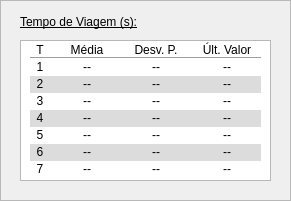
   <widget class="QFrame" name="dataFrame">
    <property name="geometry">
     <rect>
      <x>360</x>
      <y>300</y>
      <width>291</width>
      <height>201</height>
     </rect>
    </property>
    <property name="frameShape">
     <enum>QFrame::StyledPanel</enum>
    </property>
    <property name="frameShadow">
     <enum>QFrame::Raised</enum>
    </property>
    <widget class="QLabel" name="FrameTitle_2">
     <property name="geometry">
      <rect>
       <x>20</x>
       <y>12</y>
       <width>151</width>
       <height>20</height>
      </rect>
     </property>
     <property name="font">
      <font>
       <underline>true</underline>
      </font>
     </property>
     <property name="text">
      <string>Tempo de Viagem (s):</string>
     </property>
    </widget>
    <widget class="QPlainTextEdit" name="plainTextEdit">
     <property name="geometry">
      <rect>
       <x>20</x>
       <y>40</y>
       <width>251</width>
       <height>141</height>
      </rect>
     </property>
    </widget>
    <widget class="QLabel" name="tHeader">
     <property name="geometry">
      <rect>
       <x>30</x>
       <y>40</y>
       <width>20</width>
       <height>20</height>
      </rect>
     </property>
     <property name="font">
      <font>
       <underline>false</underline>
      </font>
     </property>
     <property name="styleSheet">
      <string notr="true">color:black</string>
     </property>
     <property name="text">
      <string>T</string>
     </property>
     <property name="alignment">
      <set>Qt::AlignCenter</set>
     </property>
    </widget>
    <widget class="QLabel" name="mediaHeader">
     <property name="geometry">
      <rect>
       <x>57</x>
       <y>40</y>
       <width>60</width>
       <height>20</height>
      </rect>
     </property>
     <property name="font">
      <font>
       <underline>false</underline>
      </font>
     </property>
     <property name="styleSheet">
      <string notr="true">color:black</string>
     </property>
     <property name="text">
      <string>Média</string>
     </property>
     <property name="alignment">
      <set>Qt::AlignCenter</set>
     </property>
    </widget>
    <widget class="Line" name="line">
     <property name="geometry">
      <rect>
       <x>30</x>
       <y>50</y>
       <width>231</width>
       <height>16</height>
      </rect>
     </property>
     <property name="orientation">
      <enum>Qt::Horizontal</enum>
     </property>
    </widget>
    <widget class="QLabel" name="desvHeader">
     <property name="geometry">
      <rect>
       <x>126</x>
       <y>40</y>
       <width>60</width>
       <height>20</height>
      </rect>
     </property>
     <property name="font">
      <font>
       <underline>false</underline>
      </font>
     </property>
     <property name="styleSheet">
      <string notr="true">color:black</string>
     </property>
     <property name="text">
      <string>Desv. P.</string>
     </property>
     <property name="alignment">
      <set>Qt::AlignCenter</set>
     </property>
    </widget>
    <widget class="QLabel" name="valueHeader">
     <property name="geometry">
      <rect>
       <x>192</x>
       <y>40</y>
       <width>70</width>
       <height>20</height>
      </rect>
     </property>
     <property name="font">
      <font>
       <underline>false</underline>
      </font>
     </property>
     <property name="styleSheet">
      <string notr="true">color:black</string>
     </property>
     <property name="text">
      <string>Últ. Valor</string>
     </property>
     <property name="alignment">
      <set>Qt::AlignCenter</set>
     </property>
    </widget>
    <widget class="QLabel" name="tHeader_1">
     <property name="geometry">
      <rect>
       <x>30</x>
       <y>57</y>
       <width>20</width>
       <height>20</height>
      </rect>
     </property>
     <property name="font">
      <font>
       <underline>false</underline>
      </font>
     </property>
     <property name="styleSheet">
      <string notr="true">color:black</string>
     </property>
     <property name="text">
      <string>1</string>
     </property>
     <property name="alignment">
      <set>Qt::AlignCenter</set>
     </property>
    </widget>
    <widget class="QLabel" name="tHeader_2">
     <property name="geometry">
      <rect>
       <x>30</x>
       <y>74</y>
       <width>20</width>
       <height>20</height>
      </rect>
     </property>
     <property name="font">
      <font>
       <underline>false</underline>
      </font>
     </property>
     <property name="styleSheet">
      <string notr="true">color:black</string>
     </property>
     <property name="text">
      <string>2</string>
     </property>
     <property name="alignment">
      <set>Qt::AlignCenter</set>
     </property>
    </widget>
    <widget class="QLabel" name="tHeader_3">
     <property name="geometry">
      <rect>
       <x>30</x>
       <y>91</y>
       <width>20</width>
       <height>20</height>
      </rect>
     </property>
     <property name="font">
      <font>
       <underline>false</underline>
      </font>
     </property>
     <property name="styleSheet">
      <string notr="true">color:black</string>
     </property>
     <property name="text">
      <string>3</string>
     </property>
     <property name="alignment">
      <set>Qt::AlignCenter</set>
     </property>
    </widget>
    <widget class="QLabel" name="tHeader_4">
     <property name="geometry">
      <rect>
       <x>30</x>
       <y>108</y>
       <width>20</width>
       <height>20</height>
      </rect>
     </property>
     <property name="font">
      <font>
       <underline>false</underline>
      </font>
     </property>
     <property name="styleSheet">
      <string notr="true">color:black</string>
     </property>
     <property name="text">
      <string>4</string>
     </property>
     <property name="alignment">
      <set>Qt::AlignCenter</set>
     </property>
    </widget>
    <widget class="QLabel" name="tHeader_5">
     <property name="geometry">
      <rect>
       <x>30</x>
       <y>125</y>
       <width>20</width>
       <height>20</height>
      </rect>
     </property>
     <property name="font">
      <font>
       <underline>false</underline>
      </font>
     </property>
     <property name="styleSheet">
      <string notr="true">color:black</string>
     </property>
     <property name="text">
      <string>5</string>
     </property>
     <property name="alignment">
      <set>Qt::AlignCenter</set>
     </property>
    </widget>
    <widget class="QLabel" name="tHeader_6">
     <property name="geometry">
      <rect>
       <x>30</x>
       <y>142</y>
       <width>20</width>
       <height>20</height>
      </rect>
     </property>
     <property name="font">
      <font>
       <underline>false</underline>
      </font>
     </property>
     <property name="styleSheet">
      <string notr="true">color:black</string>
     </property>
     <property name="text">
      <string>6</string>
     </property>
     <property name="alignment">
      <set>Qt::AlignCenter</set>
     </property>
    </widget>
    <widget class="QLabel" name="tHeader_7">
     <property name="geometry">
      <rect>
       <x>30</x>
       <y>159</y>
       <width>20</width>
       <height>20</height>
      </rect>
     </property>
     <property name="font">
      <font>
       <underline>false</underline>
      </font>
     </property>
     <property name="styleSheet">
      <string notr="true">color:black</string>
     </property>
     <property name="text">
      <string>7</string>
     </property>
     <property name="alignment">
      <set>Qt::AlignCenter</set>
     </property>
    </widget>
    <widget class="QLabel" name="colorLabel">
     <property name="geometry">
      <rect>
       <x>30</x>
       <y>76</y>
       <width>231</width>
       <height>17</height>
      </rect>
     </property>
     <property name="styleSheet">
      <string notr="true">background-color:rgb(220,220,220);</string>
     </property>
     <property name="text">
      <string/>
     </property>
    </widget>
    <widget class="QLabel" name="colorLabel_2">
     <property name="geometry">
      <rect>
       <x>30</x>
       <y>110</y>
       <width>231</width>
       <height>17</height>
      </rect>
     </property>
     <property name="styleSheet">
      <string notr="true">background-color:rgb(220,220,220);</string>
     </property>
     <property name="text">
      <string/>
     </property>
    </widget>
    <widget class="QLabel" name="colorLabel_3">
     <property name="geometry">
      <rect>
       <x>30</x>
       <y>144</y>
       <width>231</width>
       <height>17</height>
      </rect>
     </property>
     <property name="styleSheet">
      <string notr="true">background-color:rgb(220,220,220);</string>
     </property>
     <property name="text">
      <string/>
     </property>
    </widget>
    <widget class="QLabel" name="media_1">
     <property name="geometry">
      <rect>
       <x>57</x>
       <y>57</y>
       <width>60</width>
       <height>20</height>
      </rect>
     </property>
     <property name="sizePolicy">
      <sizepolicy hsizetype="Preferred" vsizetype="Preferred">
       <horstretch>0</horstretch>
       <verstretch>0</verstretch>
      </sizepolicy>
     </property>
     <property name="font">
      <font>
       <underline>false</underline>
      </font>
     </property>
     <property name="styleSheet">
      <string notr="true">color:black</string>
     </property>
     <property name="text">
      <string>--</string>
     </property>
     <property name="alignment">
      <set>Qt::AlignCenter</set>
     </property>
    </widget>
    <widget class="QLabel" name="media_2">
     <property name="geometry">
      <rect>
       <x>57</x>
       <y>74</y>
       <width>60</width>
       <height>20</height>
      </rect>
     </property>
     <property name="sizePolicy">
      <sizepolicy hsizetype="Preferred" vsizetype="Preferred">
       <horstretch>0</horstretch>
       <verstretch>0</verstretch>
      </sizepolicy>
     </property>
     <property name="font">
      <font>
       <underline>false</underline>
      </font>
     </property>
     <property name="styleSheet">
      <string notr="true">color:black</string>
     </property>
     <property name="text">
      <string>--</string>
     </property>
     <property name="alignment">
      <set>Qt::AlignCenter</set>
     </property>
    </widget>
    <widget class="QLabel" name="media_3">
     <property name="geometry">
      <rect>
       <x>57</x>
       <y>91</y>
       <width>60</width>
       <height>20</height>
      </rect>
     </property>
     <property name="sizePolicy">
      <sizepolicy hsizetype="Preferred" vsizetype="Preferred">
       <horstretch>0</horstretch>
       <verstretch>0</verstretch>
      </sizepolicy>
     </property>
     <property name="font">
      <font>
       <underline>false</underline>
      </font>
     </property>
     <property name="styleSheet">
      <string notr="true">color:black</string>
     </property>
     <property name="text">
      <string>--</string>
     </property>
     <property name="alignment">
      <set>Qt::AlignCenter</set>
     </property>
    </widget>
    <widget class="QLabel" name="media_4">
     <property name="geometry">
      <rect>
       <x>57</x>
       <y>108</y>
       <width>60</width>
       <height>20</height>
      </rect>
     </property>
     <property name="sizePolicy">
      <sizepolicy hsizetype="Preferred" vsizetype="Preferred">
       <horstretch>0</horstretch>
       <verstretch>0</verstretch>
      </sizepolicy>
     </property>
     <property name="font">
      <font>
       <underline>false</underline>
      </font>
     </property>
     <property name="styleSheet">
      <string notr="true">color:black</string>
     </property>
     <property name="text">
      <string>--</string>
     </property>
     <property name="alignment">
      <set>Qt::AlignCenter</set>
     </property>
    </widget>
    <widget class="QLabel" name="media_5">
     <property name="geometry">
      <rect>
       <x>57</x>
       <y>125</y>
       <width>60</width>
       <height>20</height>
      </rect>
     </property>
     <property name="sizePolicy">
      <sizepolicy hsizetype="Preferred" vsizetype="Preferred">
       <horstretch>0</horstretch>
       <verstretch>0</verstretch>
      </sizepolicy>
     </property>
     <property name="font">
      <font>
       <underline>false</underline>
      </font>
     </property>
     <property name="styleSheet">
      <string notr="true">color:black</string>
     </property>
     <property name="text">
      <string>--</string>
     </property>
     <property name="alignment">
      <set>Qt::AlignCenter</set>
     </property>
    </widget>
    <widget class="QLabel" name="media_6">
     <property name="geometry">
      <rect>
       <x>57</x>
       <y>142</y>
       <width>60</width>
       <height>20</height>
      </rect>
     </property>
     <property name="sizePolicy">
      <sizepolicy hsizetype="Preferred" vsizetype="Preferred">
       <horstretch>0</horstretch>
       <verstretch>0</verstretch>
      </sizepolicy>
     </property>
     <property name="font">
      <font>
       <underline>false</underline>
      </font>
     </property>
     <property name="styleSheet">
      <string notr="true">color:black</string>
     </property>
     <property name="text">
      <string>--</string>
     </property>
     <property name="alignment">
      <set>Qt::AlignCenter</set>
     </property>
    </widget>
    <widget class="QLabel" name="media_7">
     <property name="geometry">
      <rect>
       <x>57</x>
       <y>159</y>
       <width>60</width>
       <height>20</height>
      </rect>
     </property>
     <property name="sizePolicy">
      <sizepolicy hsizetype="Preferred" vsizetype="Preferred">
       <horstretch>0</horstretch>
       <verstretch>0</verstretch>
      </sizepolicy>
     </property>
     <property name="font">
      <font>
       <underline>false</underline>
      </font>
     </property>
     <property name="styleSheet">
      <string notr="true">color:black</string>
     </property>
     <property name="text">
      <string>--</string>
     </property>
     <property name="alignment">
      <set>Qt::AlignCenter</set>
     </property>
    </widget>
    <widget class="QLabel" name="desvP_1">
     <property name="geometry">
      <rect>
       <x>126</x>
       <y>57</y>
       <width>60</width>
       <height>20</height>
      </rect>
     </property>
     <property name="sizePolicy">
      <sizepolicy hsizetype="Preferred" vsizetype="Preferred">
       <horstretch>0</horstretch>
       <verstretch>0</verstretch>
      </sizepolicy>
     </property>
     <property name="font">
      <font>
       <underline>false</underline>
      </font>
     </property>
     <property name="styleSheet">
      <string notr="true">color:black</string>
     </property>
     <property name="text">
      <string>--</string>
     </property>
     <property name="alignment">
      <set>Qt::AlignCenter</set>
     </property>
    </widget>
    <widget class="QLabel" name="desvP_2">
     <property name="geometry">
      <rect>
       <x>126</x>
       <y>74</y>
       <width>60</width>
       <height>20</height>
      </rect>
     </property>
     <property name="sizePolicy">
      <sizepolicy hsizetype="Preferred" vsizetype="Preferred">
       <horstretch>0</horstretch>
       <verstretch>0</verstretch>
      </sizepolicy>
     </property>
     <property name="font">
      <font>
       <underline>false</underline>
      </font>
     </property>
     <property name="styleSheet">
      <string notr="true">color:black</string>
     </property>
     <property name="text">
      <string>--</string>
     </property>
     <property name="alignment">
      <set>Qt::AlignCenter</set>
     </property>
    </widget>
    <widget class="QLabel" name="desvP_3">
     <property name="geometry">
      <rect>
       <x>126</x>
       <y>91</y>
       <width>60</width>
       <height>20</height>
      </rect>
     </property>
     <property name="sizePolicy">
      <sizepolicy hsizetype="Preferred" vsizetype="Preferred">
       <horstretch>0</horstretch>
       <verstretch>0</verstretch>
      </sizepolicy>
     </property>
     <property name="font">
      <font>
       <underline>false</underline>
      </font>
     </property>
     <property name="styleSheet">
      <string notr="true">color:black</string>
     </property>
     <property name="text">
      <string>--</string>
     </property>
     <property name="alignment">
      <set>Qt::AlignCenter</set>
     </property>
    </widget>
    <widget class="QLabel" name="desvP_4">
     <property name="geometry">
      <rect>
       <x>126</x>
       <y>108</y>
       <width>60</width>
       <height>20</height>
      </rect>
     </property>
     <property name="sizePolicy">
      <sizepolicy hsizetype="Preferred" vsizetype="Preferred">
       <horstretch>0</horstretch>
       <verstretch>0</verstretch>
      </sizepolicy>
     </property>
     <property name="font">
      <font>
       <underline>false</underline>
      </font>
     </property>
     <property name="styleSheet">
      <string notr="true">color:black</string>
     </property>
     <property name="text">
      <string>--</string>
     </property>
     <property name="alignment">
      <set>Qt::AlignCenter</set>
     </property>
    </widget>
    <widget class="QLabel" name="desvP_5">
     <property name="geometry">
      <rect>
       <x>126</x>
       <y>125</y>
       <width>60</width>
       <height>20</height>
      </rect>
     </property>
     <property name="sizePolicy">
      <sizepolicy hsizetype="Preferred" vsizetype="Preferred">
       <horstretch>0</horstretch>
       <verstretch>0</verstretch>
      </sizepolicy>
     </property>
     <property name="font">
      <font>
       <underline>false</underline>
      </font>
     </property>
     <property name="styleSheet">
      <string notr="true">color:black</string>
     </property>
     <property name="text">
      <string>--</string>
     </property>
     <property name="alignment">
      <set>Qt::AlignCenter</set>
     </property>
    </widget>
    <widget class="QLabel" name="desvP_6">
     <property name="geometry">
      <rect>
       <x>126</x>
       <y>142</y>
       <width>60</width>
       <height>20</height>
      </rect>
     </property>
     <property name="sizePolicy">
      <sizepolicy hsizetype="Preferred" vsizetype="Preferred">
       <horstretch>0</horstretch>
       <verstretch>0</verstretch>
      </sizepolicy>
     </property>
     <property name="font">
      <font>
       <underline>false</underline>
      </font>
     </property>
     <property name="styleSheet">
      <string notr="true">color:black</string>
     </property>
     <property name="text">
      <string>--</string>
     </property>
     <property name="alignment">
      <set>Qt::AlignCenter</set>
     </property>
    </widget>
    <widget class="QLabel" name="desvP_7">
     <property name="geometry">
      <rect>
       <x>126</x>
       <y>159</y>
       <width>60</width>
       <height>20</height>
      </rect>
     </property>
     <property name="sizePolicy">
      <sizepolicy hsizetype="Preferred" vsizetype="Preferred">
       <horstretch>0</horstretch>
       <verstretch>0</verstretch>
      </sizepolicy>
     </property>
     <property name="font">
      <font>
       <underline>false</underline>
      </font>
     </property>
     <property name="styleSheet">
      <string notr="true">color:black</string>
     </property>
     <property name="text">
      <string>--</string>
     </property>
     <property name="alignment">
      <set>Qt::AlignCenter</set>
     </property>
    </widget>
    <widget class="QLabel" name="value_1">
     <property name="geometry">
      <rect>
       <x>192</x>
       <y>57</y>
       <width>70</width>
       <height>20</height>
      </rect>
     </property>
     <property name="font">
      <font>
       <underline>false</underline>
      </font>
     </property>
     <property name="styleSheet">
      <string notr="true">color:black</string>
     </property>
     <property name="text">
      <string>--</string>
     </property>
     <property name="alignment">
      <set>Qt::AlignCenter</set>
     </property>
    </widget>
    <widget class="QLabel" name="value_2">
     <property name="geometry">
      <rect>
       <x>192</x>
       <y>74</y>
       <width>70</width>
       <height>20</height>
      </rect>
     </property>
     <property name="font">
      <font>
       <underline>false</underline>
      </font>
     </property>
     <property name="styleSheet">
      <string notr="true">color:black</string>
     </property>
     <property name="text">
      <string>--</string>
     </property>
     <property name="alignment">
      <set>Qt::AlignCenter</set>
     </property>
    </widget>
    <widget class="QLabel" name="value_3">
     <property name="geometry">
      <rect>
       <x>192</x>
       <y>91</y>
       <width>70</width>
       <height>20</height>
      </rect>
     </property>
     <property name="font">
      <font>
       <underline>false</underline>
      </font>
     </property>
     <property name="styleSheet">
      <string notr="true">color:black</string>
     </property>
     <property name="text">
      <string>--</string>
     </property>
     <property name="alignment">
      <set>Qt::AlignCenter</set>
     </property>
    </widget>
    <widget class="QLabel" name="value_4">
     <property name="geometry">
      <rect>
       <x>192</x>
       <y>108</y>
       <width>70</width>
       <height>20</height>
      </rect>
     </property>
     <property name="font">
      <font>
       <underline>false</underline>
      </font>
     </property>
     <property name="styleSheet">
      <string notr="true">color:black</string>
     </property>
     <property name="text">
      <string>--</string>
     </property>
     <property name="alignment">
      <set>Qt::AlignCenter</set>
     </property>
    </widget>
    <widget class="QLabel" name="value_5">
     <property name="geometry">
      <rect>
       <x>192</x>
       <y>125</y>
       <width>70</width>
       <height>20</height>
      </rect>
     </property>
     <property name="font">
      <font>
       <underline>false</underline>
      </font>
     </property>
     <property name="styleSheet">
      <string notr="true">color:black</string>
     </property>
     <property name="text">
      <string>--</string>
     </property>
     <property name="alignment">
      <set>Qt::AlignCenter</set>
     </property>
    </widget>
    <widget class="QLabel" name="value_6">
     <property name="geometry">
      <rect>
       <x>192</x>
       <y>142</y>
       <width>70</width>
       <height>20</height>
      </rect>
     </property>
     <property name="font">
      <font>
       <underline>false</underline>
      </font>
     </property>
     <property name="styleSheet">
      <string notr="true">color:black</string>
     </property>
     <property name="text">
      <string>--</string>
     </property>
     <property name="alignment">
      <set>Qt::AlignCenter</set>
     </property>
    </widget>
    <widget class="QLabel" name="value_7">
     <property name="geometry">
      <rect>
       <x>192</x>
       <y>159</y>
       <width>70</width>
       <height>20</height>
      </rect>
     </property>
     <property name="font">
      <font>
       <underline>false</underline>
      </font>
     </property>
     <property name="styleSheet">
      <string notr="true">color:black</string>
     </property>
     <property name="text">
      <string>--</string>
     </property>
     <property name="alignment">
      <set>Qt::AlignCenter</set>
     </property>
    </widget>
    <zorder>plainTextEdit</zorder>
    <zorder>colorLabel_2</zorder>
    <zorder>colorLabel_3</zorder>
    <zorder>colorLabel</zorder>
    <zorder>line</zorder>
    <zorder>FrameTitle_2</zorder>
    <zorder>tHeader</zorder>
    <zorder>mediaHeader</zorder>
    <zorder>desvHeader</zorder>
    <zorder>valueHeader</zorder>
    <zorder>tHeader_1</zorder>
    <zorder>tHeader_2</zorder>
    <zorder>tHeader_3</zorder>
    <zorder>tHeader_4</zorder>
    <zorder>tHeader_5</zorder>
    <zorder>tHeader_6</zorder>
    <zorder>tHeader_7</zorder>
    <zorder>media_1</zorder>
    <zorder>media_2</zorder>
    <zorder>media_3</zorder>
    <zorder>media_4</zorder>
    <zorder>media_5</zorder>
    <zorder>media_6</zorder>
    <zorder>media_7</zorder>
    <zorder>desvP_1</zorder>
    <zorder>desvP_2</zorder>
    <zorder>desvP_3</zorder>
    <zorder>desvP_4</zorder>
    <zorder>desvP_5</zorder>
    <zorder>desvP_6</zorder>
    <zorder>desvP_7</zorder>
    <zorder>value_1</zorder>
    <zorder>value_2</zorder>
    <zorder>value_3</zorder>
    <zorder>value_4</zorder>
    <zorder>value_5</zorder>
    <zorder>value_6</zorder>
    <zorder>value_7</zorder>
   </widget>
